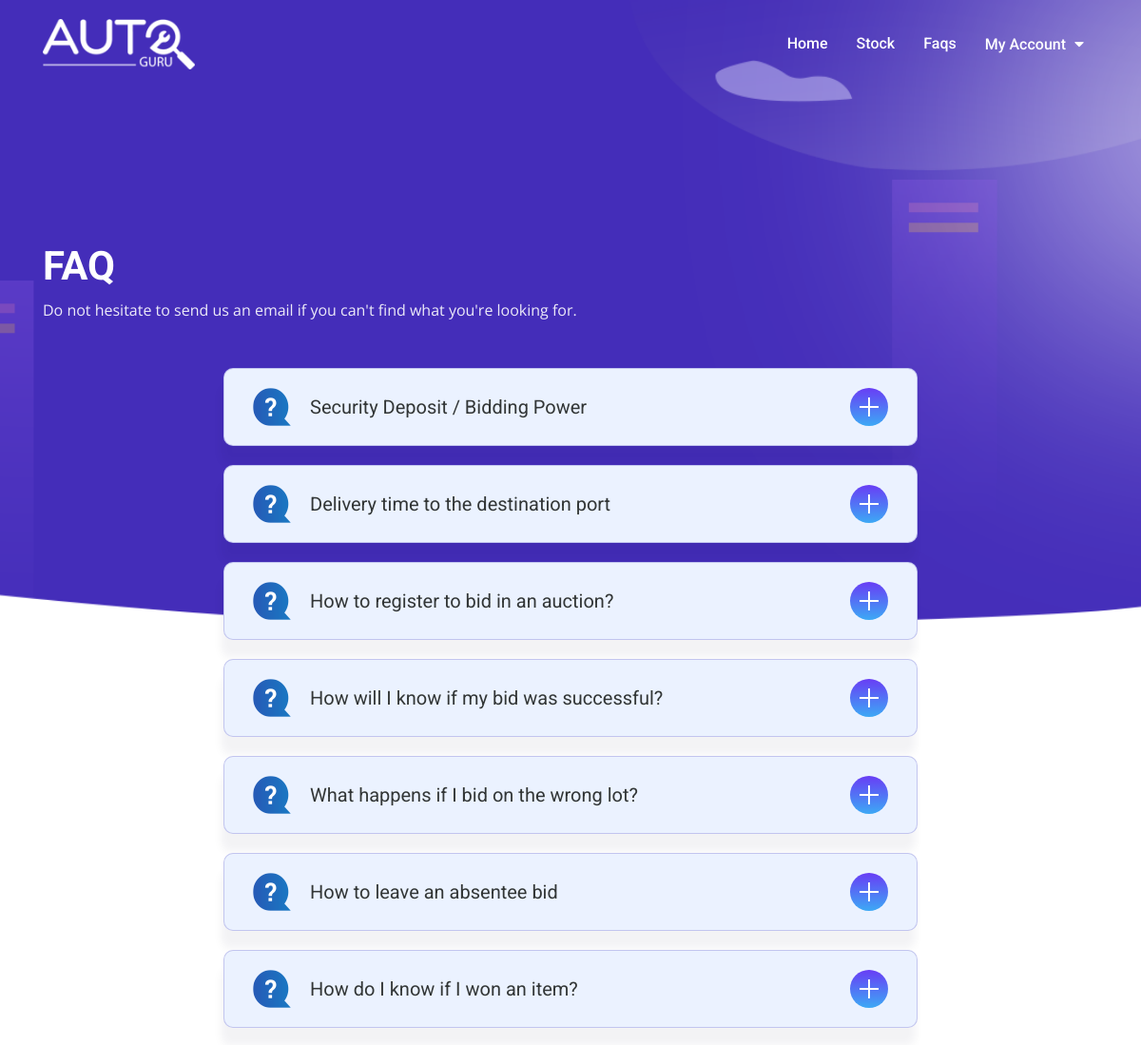
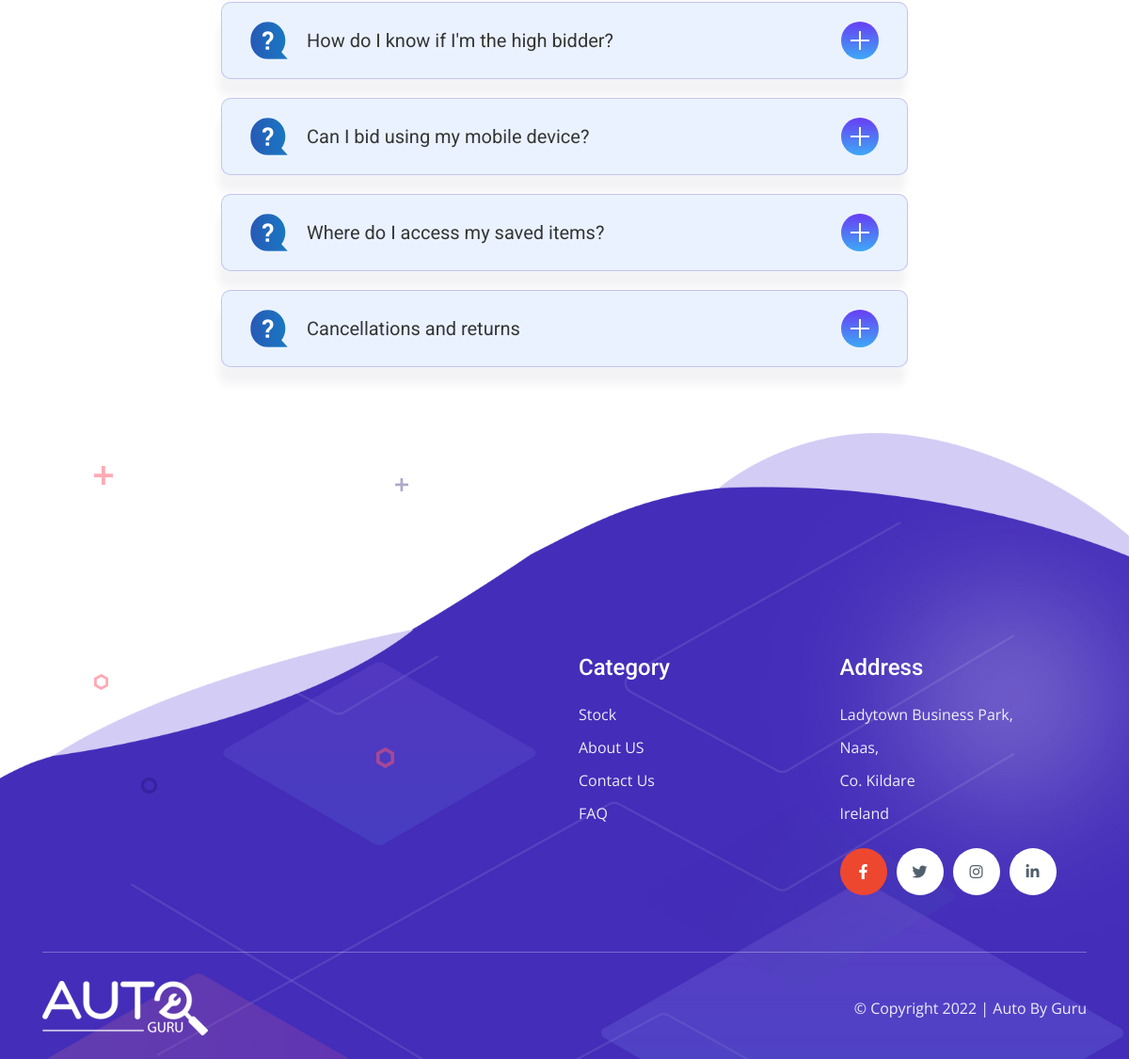
Page /view/faqs.php on the committed database (2 pictures, top to bottom).
### tables this page shows
CREATE TABLE `faqs` (
  `id` int(11) NOT NULL,
  `title` varchar(255) NOT NULL,
  `text` text NOT NULL
);

### view/faqs.php (the view, shortened to what this page needs)
<!DOCTYPE html>
<html lang="en">
<head>
    <link rel="stylesheet" href="./assets/css/bootstrap.min.css">
    <link rel="stylesheet" href="./assets/css/all.min.css">
    <link rel="stylesheet" href="./assets/css/animate.css">
    <link rel="stylesheet" href="./assets/css/nice-select.css">
    <link rel="stylesheet" href="./assets/css/owl.min.css">
    <link rel="stylesheet" href="./assets/css/magnific-popup.css">
    <link rel="stylesheet" href="./assets/css/flaticon.css">
    <link rel="stylesheet" href="./assets/css/jquery-ui.min.css">
    <link rel="stylesheet" href="./assets/css/main.css">
</head>
<body>
    <?php include './inc/header.php';?>
    <div class="hero-section style-2">
        <div class="bg_img hero-bg bottom_center" data-background="./assets/images/banner/hero-bg.png"></div>
    </div>
    <section class="faq-section padding-bottom mt--240 mt-lg--440 pos-rel">
        <div class="container">
            <div class="section-header cl-white mw-100 left-style">
                <h2 class="title">FAQ</h2>
                <p>Do not hesitate to send us an email if you can't find what you're looking for.</p>
            </div>
            <div class="row mb--50">
                <div class="col-lg-8 mb-50" style="margin: auto;">
                    <div class="faq-wrapper">
                        <?php
                            include_once("../model/db_connect.php");
                            $sql = "SELECT title, text FROM faqs";
                            $resultset = mysqli_query($conn, $sql) or die("database error:". mysqli_error($conn));
                            while($row = $resultset->fetch_assoc()) {
                                echo "<div class='faq-item'><div class='faq-title'>
                                <img src='./assets/css/img/faq.png' alt='css'><span class='title'>" . $row['title'] .
                                "</span><span class='right-icon'></span></div><div class='faq-content'><p>" . $row['text'] . "</p>
                                </div></div>";
                            }
                        ?>
                    </div>
                </div>
            </div>
        </div>
    </section>
    <?php include './inc/footer.php'; ?>
</body>
</html>

### view/inc/header.php (shortened to what this page needs)
<header>
    <div class="header-bottom">
        <div class="container">
            <div class="header-wrapper">
                <div class="logo">
                    <a href="../index.php">
                        <img src="./assets/images/logo/logo2.png" alt="logo">
                    </a>
                </div>
                <ul class="menu ml-auto">
                    <li>
                        <a href="../index.php">Home</a>
                    </li>
                    <li>
                        <a href="./product.php">Stock</a>
                    </li>
                    <li>
                        <a href="./faqs.php">faqs</a>
                    </li>
                    <li>
                        <a href="#">
                            <?php
                                if(!isset($_SESSION['user_session'])){
                                    echo "My account";
                                } else {
                                    echo $row['name'];
                                    echo '<style>#h_register { display:none;}</style>';
                                    echo '<style>#h_login { display:none;}</style>';
                                }
                            ?>
                        </a>
                    </li>
                </ul>
            </div>
        </div>
    </div>
</header>

### view/inc/footer.php (shortened to what this page needs)
<footer class="bg_img padding-top oh" data-background="./assets/images/footer/footer-bg.jpg">
    <div class="footer-top-shape">
        <img src="./assets/css/img/footer-top-shape.png" alt="css">
    </div>
    <div class="anime-wrapper">
        <div class="anime-1 plus-anime">
            <img src="./assets/images/footer/p1.png" alt="footer">
        </div>
        <div class="anime-2 plus-anime">
            <img src="./assets/images/footer/p2.png" alt="footer">
        </div>
        <div class="anime-5 zigzag">
            <img src="./assets/images/footer/c2.png" alt="footer">
        </div>
        <div class="anime-6 zigzag">
            <img src="./assets/images/footer/c3.png" alt="footer">
        </div>
        <div class="anime-7 zigzag">
            <img src="./assets/images/footer/c4.png" alt="footer">
        </div>
    </div>
    <div class="footer-top padding-bottom padding-top">
        <div class="container footer-section">
            <div class="col-sm-6 col-lg-3">
                <div class="footer-widget widget-links">
                    <h5 class="title">Category</h5>
                    <ul class="links-list">
                        <li>
                            <a href="./product.php">Stock</a>
                        </li>
                        <li>
                            <a href="./about.php">About US</a>
                        </li>
                        <li>
                            <a href="./contact.php">Contact Us</a>
                        </li>
                        <li>
                            <a href="./faqs.php">FAQ</a>
                        </li>
                    </ul>
                </div>
            </div>
            <div class="col-sm-6 col-lg-3">
                <div class="footer-widget widget-follow">
                    <h5 class="title">Address</h5>
                    <ul class="links-list">
                        <li>
                            <a>Ladytown Business Park,</a>
                        </li>
                        <li>
                            <a>Naas,</a>
                        </li>
                        <li>
                            <a>Co. Kildare</a>
                        </li>
                        <li>
                            <a>Ireland</a>
                        </li>
                    </ul>
                    <ul class="social-icons">
                        <li>
                            <a href="https://www.facebook.com/" class="active"><i class="fab fa-facebook-f"></i></a>
                        </li>
                        <li>
                            <a href="https://twitter.com/"><i class="fab fa-twitter"></i></a>
                        </li>
                        <li>
                            <a href="https://www.instagram.com/"><i class="fab fa-instagram"></i></a>
                        </li>
                        <li>
                            <a href="https://www.linkedin.com/"><i class="fab fa-linkedin-in"></i></a>
                        </li>
                    </ul>
                </div>
            </div>
        </div>
    </div>
    <div class="footer-bottom">
        <div class="container">
            <div class="copyright-area">
                <div class="footer-bottom-wrapper">
                    <div class="logo">
                        <a href="../index.php"><img src="./assets/images/logo/logo2.png" alt="logo"></a>
                    </div>
                    <div class="copyright"><p>&copy; Copyright 2022 | <a>Auto</a> By <a>Guru</a></p></div>
                </div>
            </div>
        </div>
    </div>
</footer>

### rows in the picture
faqs: title "Security Deposit / Bidding Power"
faqs: title "Delivery time to the destination port"
faqs: title "How to register to bid in an auction?"
faqs: title "How will I know if my bid was successful?"
faqs: title "What happens if I bid on the wrong lot?"
faqs: title "How to leave an absentee bid"
faqs: title "How do I know if I won an item?"
faqs: title "How do I know if I'm the high bidder?"
faqs: title "Can I bid using my mobile device?"
faqs: title "Where do I access my saved items?"
faqs: title "Cancellations and returns"
